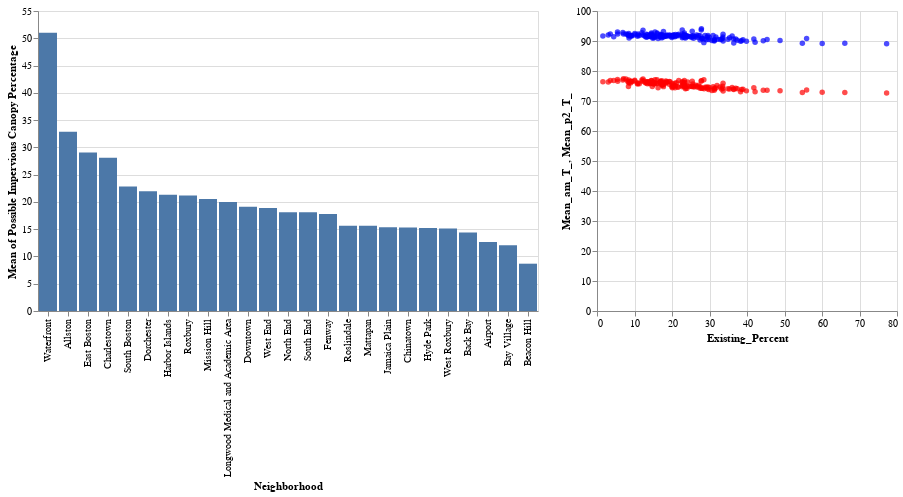

The notebook cell saved with this chart:
### Code cell
##Existing Percentage
bar | scatter

### Figure 1 — Vega-Lite specification as saved in the notebook (floating-point values rounded to 4 significant figures; data arrays with more than 128 entries replaced by an {"elided": "..."} marker saying what was removed)
{"config": {"view": {"continuousWidth": 300, "continuousHeight": 300}}, "hconcat": [{"data": {"name": "data-744152423b29ed43707d1606a07cb7f3"}, "mark": {"type": "bar"}, "encoding": {"x": {"field": "Neighborhood", "sort": "-y", "type": "nominal"}, "y": {"aggregate": "mean", "field": "Possible Impervious Canopy Percentage", "type": "quantitative"}}}, {"layer": [{"mark": {"type": "point", "color": "red", "filled": true}, "encoding": {"x": {"field": "Existing_Percent", "type": "quantitative"}, "y": {"field": "Mean_am_T_", "type": "quantitative"}}}, {"mark": {"type": "point", "color": "blue", "filled": true}, "encoding": {"x": {"field": "Existing_Percent", "type": "quantitative"}, "y": {"field": "Mean_p2_T_", "type": "quantitative"}}}], "data": {"name": "data-83226b2f72cda86043cbe2f36de9a5e5"}}], "$schema": "https://vega.github.io/schema/vega-lite/v5.8.0.json", "datasets": {"data-744152423b29ed43707d1606a07cb7f3": {"elided": "160 records"}, "data-83226b2f72cda86043cbe2f36de9a5e5": {"elided": "160 records"}}}
